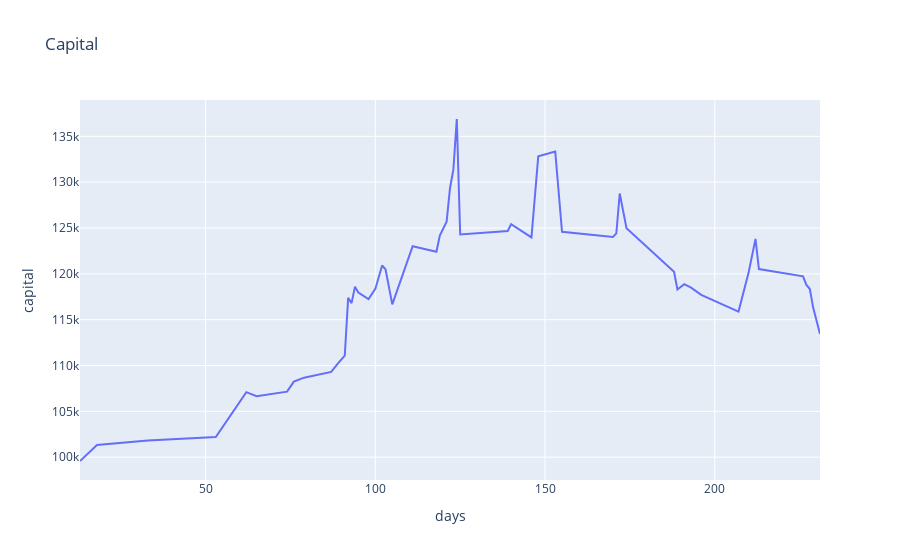

The code cell stored with this chart in its notebook:
### Code cell
fig = px.line(a, x='days', y="capital", title="Capital") 
fig.show()

### Figure 1 — Plotly figure (JSON) as saved in the notebook; plotly's stock layout.template omitted (floating-point values rounded to 4 significant figures)
{"data": [{"hovertemplate": "days=%{x}<br>capital=%{y}<extra></extra>", "legendgroup": "", "line": {"color": "#636efa", "dash": "solid"}, "marker": {"symbol": "circle"}, "mode": "lines", "name": "", "orientation": "v", "showlegend": false, "type": "scatter", "x": [13, 18, 33, 53, 62, 65, 74, 76, 79, 87, 89, 91, 92, 93, 94, 95, 98, 100, 102, 103, 105, 111, 118, 119, 121, 122, 123, 124, 125, 139, 140, 146, 148, 153, 155, 170, 171, 172, 174, 188, 189, 191, 193, 196, 207, 210, 212, 213, 226, 227, 228, 229, 231], "xaxis": "x", "y": [99580.0, 101300.0, 101800.0, 102200.0, 107100.0, 106700.0, 107150, 108200.0, 108700.0, 109300.0, 110200.0, 111100.0, 117376, 116803, 118600.0, 118000.0, 117200.0, 118400.0, 120900.0, 120500.0, 116670, 123000.0, 122400.0, 124200.0, 125700.0, 129300.0, 131400.0, 136900.0, 124300.0, 124700.0, 125400.0, 124000.0, 132800.0, 133400.0, 124600.0, 124000.0, 124400.0, 128800.0, 125000.0, 120200.0, 118300.0, 118900.0, 118500.0, 117700.0, 115900.0, 120200.0, 123800.0, 120500.0, 119700.0, 118800.0, 118300.0, 116300.0, 113400.0], "yaxis": "y"}], "layout": {"legend": {"tracegroupgap": 0}, "title": {"text": "Capital"}, "xaxis": {"anchor": "y", "domain": [0, 1], "title": {"text": "days"}}, "yaxis": {"anchor": "x", "domain": [0, 1], "title": {"text": "capital"}}}}
